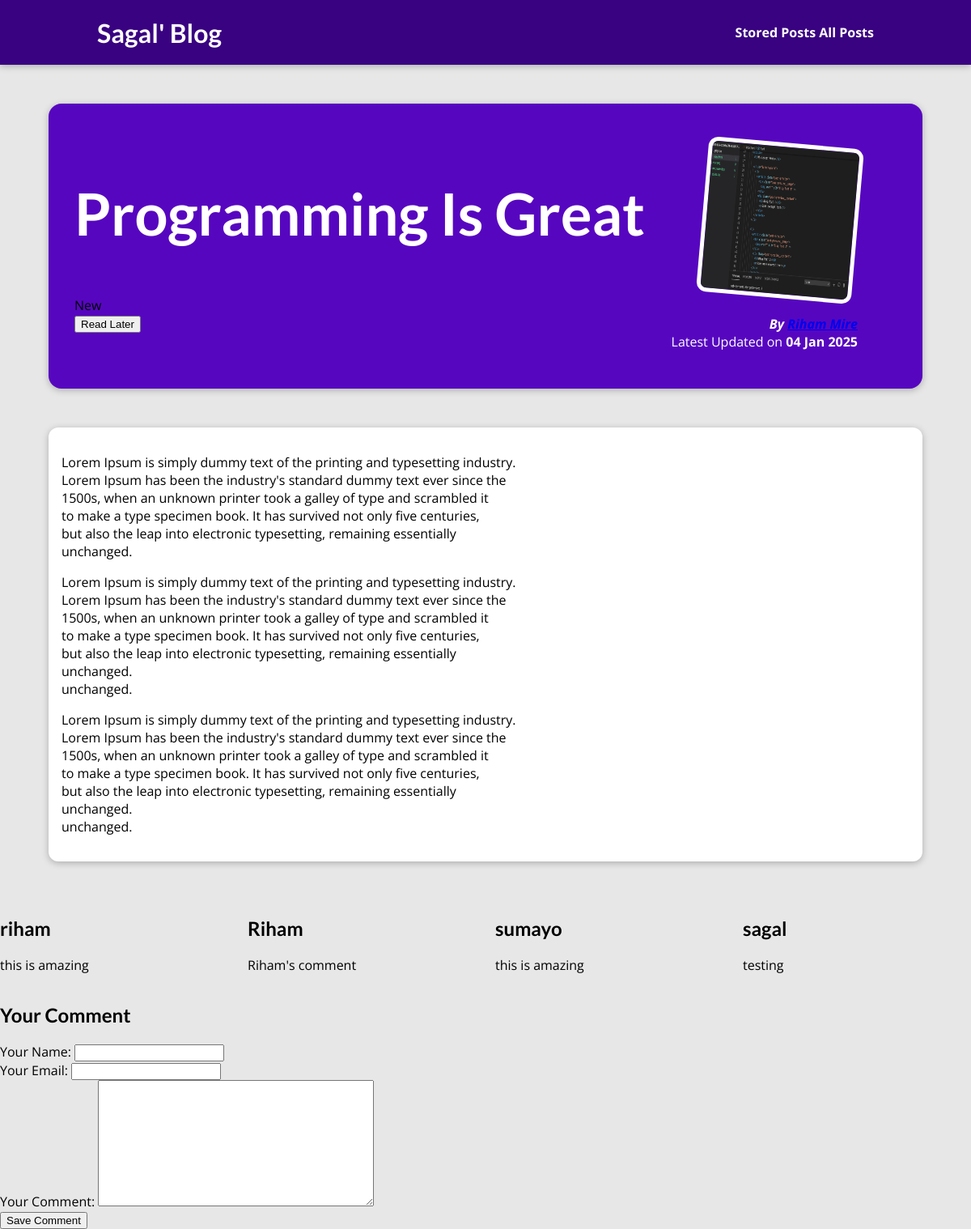
/posts/Programming-is-fun, run on the app's committed database.
### blog/models.py (models this page shows, shortened)
class Post(models.Model):
    title = models.CharField( max_length=150)
    excerpt = models.CharField(max_length=200)
    image = models.ImageField(upload_to="posts", null=True)
    date = models.DateField(auto_now=True)
    slug = models.CharField(unique=True, db_index=True, max_length= 100)
    content = models.TextField(validators=[MinLengthValidator(10)])
    author = models.ForeignKey(Author, on_delete=models.SET_NULL, null=True, related_name="posts")
    tags = models.ManyToManyField(Tag)

class Tag(models.Model):
    caption = models.CharField(max_length=20)

class Author(models.Model):
    fisrt_name = models.CharField(max_length=50)
    last_name = models.CharField(max_length=50)
    email_address = models.EmailField()
    def full_name(self):
        return f"{self.fisrt_name} {self.last_name}"
    def __str__(self):
        return self.full_name()

class Comment(models.Model):
    user_name =  models.CharField(max_length=120)
    user_email = models.EmailField()
    text = models.TextField(max_length=300)
    post = models.ForeignKey(Post, on_delete= models.CASCADE, related_name="comments")

### blog/views.py (the view, shortened to what this page needs)
# urls.py: path('posts/<slug:slug>', views.SinglePostView.as_view(), name="posts-detail-page"),
class SinglePostView(View):
    def is_stored_posts(self, request, post_id):
         stored_posts = request.session.get("stored_posts")
         if stored_posts is not None:
            is_saved_for_later = post_id in stored_posts
         else:
            is_saved_for_later = False
         return is_saved_for_later
    def get(self, request, slug):
        post =Post.objects.get(slug=slug)
        context = {
            "post":post,
            "post_tags":post.tags.all(),
            "comment_form": CommentForm(),
            "comments": post.comments.all().order_by("-id"),
            "saved_for_later": self.is_stored_posts(request, post.id)
        }
        return render(request, "blog/post-detail.html",context)

### blog/forms.py
class CommentForm(forms.ModelForm):
    class Meta:
        model = Comment
        exclude = ["post"]
        labels ={
            "user_name": "Your Name",
            "user_email": "Your Email",
            "text": "Your Comment"
        }

### blog/templates/blog/post-detail.html (shortened to what this page needs)
{% extends "base.html" %}
{% load static %}
{% block css_files %}
<link rel="stylesheet" href="{% static "blog/post.css" %}">
<link rel="stylesheet" href="{% static "blog/all-posts.css" %}">
<link rel="stylesheet" href="{% static "blog/post-detail.css" %}">
{% endblock  %}
{% block content %}
    <section id="summary">
        <h2>{{post.title}}</h2>
        <div>
         {% for  tag in post_tags %}
            <span class="tag">{{ tag.caption }}</span>
         {% endfor %}
        </div>
        <div id="read-later">
            <form action="{% url "read-later" %}" method="POST">
                <button>
                    {% if saved_for_later %}
                        Remove from "Read Later" List
                    {% else %}
                        Read Later
                    {% endif %}
                </button>
            </form>
        </div>
        <article>
            <img src="{{ post.image.url }}"  alt="{{post.title}}" />
            <address>By <a href="mailto:{{ post.author.email_address }}">{{post.author}}</a></address>
            <div>Latest Updated on <time>{{post.date|date:"d M Y"}}</time></div>
        </article>
    </section>
    <main>
        <p>{{post.content|linebreaks}}</p>
    </main>
    <section id="comments">
        <ul>
            {% for comment in comments  %}
                <li>
                    <h2>{{ comment.user_name }}</h2>
                    <p>{{ comment.text | linebreaks }}</p>
                </li>
            {% endfor %}
        </ul>
    </section>
    <section id="comment_form">
        <h2>Your Comment</h2>
        <form action="{% url "posts-detail-page" post.slug %}"  method="POST">
            {% for form_field in comment_form %}
                <div class="form_control {% if form_field.errors %}invalid{% endif %}">
                    {{ form_field.label_tag }}
                    {{ form_field }}
                </div>
            {% endfor %}
                <button>Save Comment</button>
        </form>
    </section>
{% endblock %}

### static/app.css (style rules this page uses)
* { box-sizing: border-box; }
html { font-family: 'Open Sans', 'Lato', sans-serif; }
body { margin: 0; }
h1, h2, h3 { font-family: 'Lato', sans-serif; font-weight: bold; }

### blog/static/blog/post-detail.css (style rules this page uses)
body { background-color: #e7e7e7; }
#summary { margin: 8rem auto 3rem auto; padding: 2rem; width: 90%; max-width: 90rem; border-radius: 16px; background-color: #5706c0; position: relative; box-shadow: 0 2px 8px rgba(0, 0, 0, 0.25); height: 22rem; }
#summary h2 { color: white; font-size: 4.5rem; }
#summary article { position: absolute; top: 2rem; right: 3rem; padding: 1rem 2rem; border-radius: 12px; text-align: right; color: white; }
#summary article img { width: 12rem; height: 12rem; border-radius: 12px; transform: rotateZ(5deg); border: 5px solid white; margin-bottom: 1rem; }
#summary address { font-weight: bold; }
#summary time { font-weight: bold; }
main { width: 90%; max-width: 90rem; margin: 3rem auto; background-color: white; padding: 1rem; border-radius: 12px; box-shadow: 0 2px 8px rgba(0, 0, 0, 0.25); }

### blog/static/blog/all-posts.css (style rules this page uses)
body { background-color: #e7e7e7; }
ul { list-style: none; margin: 0; padding: 0; display: grid; grid-template-columns: repeat(auto-fill, minmax(17rem, 1fr)); gap: 1.5rem; }

### data on the page
Post: title "Programming Is Great", image (picture), author "Riham Mire", date "04 Jan 2025", content "Lorem Ipsum is simply dummy text of the printing and typesetting industry. Lorem Ipsum has been the industry's standard dummy text ever since the 1500s, when an unknown printer took a galley of type and scrambled it to make a type specimen book. It has survived not only five centuries, but also the leap into electronic typesetting, remaining essentially unchanged. Lorem Ipsum is simply dummy text of the printing and typesetting industry. Lorem Ipsum has been the industry's standard dummy text ever since the 1500s, when an unknown printer took a galley of type and scrambled it to make a type specimen book. It has survived not only five centuries, but also the leap into electronic…"
Tag: caption "New"
Comment: user_name "riham", text "this is amazing"
Comment: user_name "Riham", text "Riham's comment"
Comment: user_name "sumayo", text "this is amazing"
Comment: user_name "sagal", text "testing"
